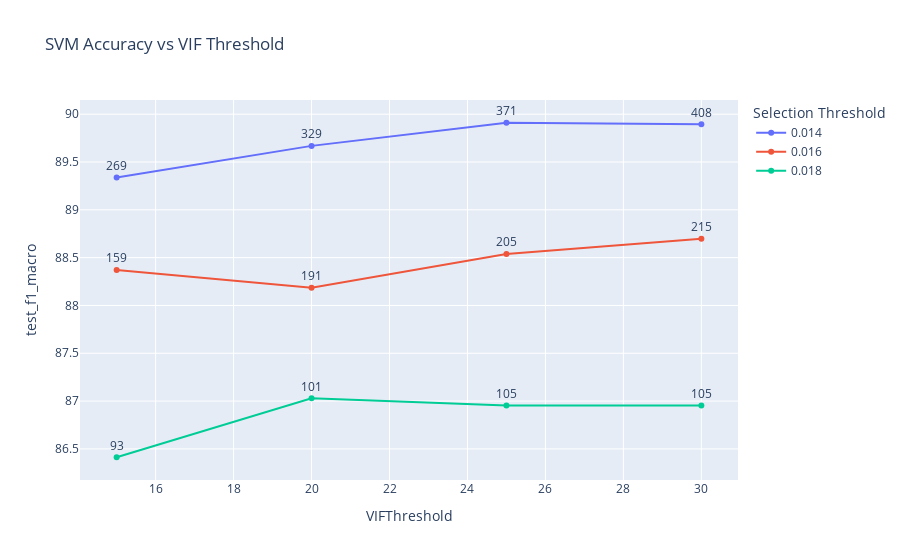

Here is the notebook cell this chart was saved with:
### Code cell
df = pd.read_csv("results/VIF_SELECTION_RESULTS_MULTI_RUN.csv")
df.sort_values(["experiment_number","Selection Threshold","VIFThreshold"],inplace=True)
res = df.groupby(["Selection Threshold","VIFThreshold"])[["test_f1_macro","NumFeatures"]].mean().reset_index()
res["test_f1_macro"] = res["test_f1_macro"]*100
res["NumFeatures"] = res["NumFeatures"].astype(int)
res = res[(res["VIFThreshold"] != 10) & (res["Selection Threshold"] != 0.02)]
fig = px.line(
    res,
    x="VIFThreshold",
    y="test_f1_macro",
    color="Selection Threshold",
    text="NumFeatures",
    title="SVM Accuracy vs VIF Threshold",
    markers=True
)
fig.update_traces(textposition="top center")
fig.show()

### Figure 1 — Plotly figure (JSON) as saved in the notebook; plotly's stock layout.template omitted (floating-point values rounded to 4 significant figures)
{"data": [{"hovertemplate": "Selection Threshold=0.014<br>VIFThreshold=%{x}<br>test_f1_macro=%{y}<br>NumFeatures=%{text}<extra></extra>", "legendgroup": "0.014", "line": {"color": "#636efa", "dash": "solid"}, "marker": {"symbol": "circle"}, "mode": "lines+markers+text", "name": "0.014", "orientation": "v", "showlegend": true, "text": [269.0, 329.0, 371.0, 408.0], "textposition": "top center", "type": "scatter", "x": [15, 20, 25, 30], "xaxis": "x", "y": [89.34, 89.67, 89.91, 89.89], "yaxis": "y"}, {"hovertemplate": "Selection Threshold=0.016<br>VIFThreshold=%{x}<br>test_f1_macro=%{y}<br>NumFeatures=%{text}<extra></extra>", "legendgroup": "0.016", "line": {"color": "#EF553B", "dash": "solid"}, "marker": {"symbol": "circle"}, "mode": "lines+markers+text", "name": "0.016", "orientation": "v", "showlegend": true, "text": [159.0, 191.0, 205.0, 215.0], "textposition": "top center", "type": "scatter", "x": [15, 20, 25, 30], "xaxis": "x", "y": [88.37, 88.19, 88.54, 88.7], "yaxis": "y"}, {"hovertemplate": "Selection Threshold=0.018<br>VIFThreshold=%{x}<br>test_f1_macro=%{y}<br>NumFeatures=%{text}<extra></extra>", "legendgroup": "0.018", "line": {"color": "#00cc96", "dash": "solid"}, "marker": {"symbol": "circle"}, "mode": "lines+markers+text", "name": "0.018", "orientation": "v", "showlegend": true, "text": [93.0, 101.0, 105.0, 105.0], "textposition": "top center", "type": "scatter", "x": [15, 20, 25, 30], "xaxis": "x", "y": [86.41, 87.03, 86.95, 86.95], "yaxis": "y"}], "layout": {"legend": {"title": {"text": "Selection Threshold"}, "tracegroupgap": 0}, "title": {"text": "SVM Accuracy vs VIF Threshold"}, "xaxis": {"anchor": "y", "domain": [0, 1], "title": {"text": "VIFThreshold"}}, "yaxis": {"anchor": "x", "domain": [0, 1], "title": {"text": "test_f1_macro"}}}}
